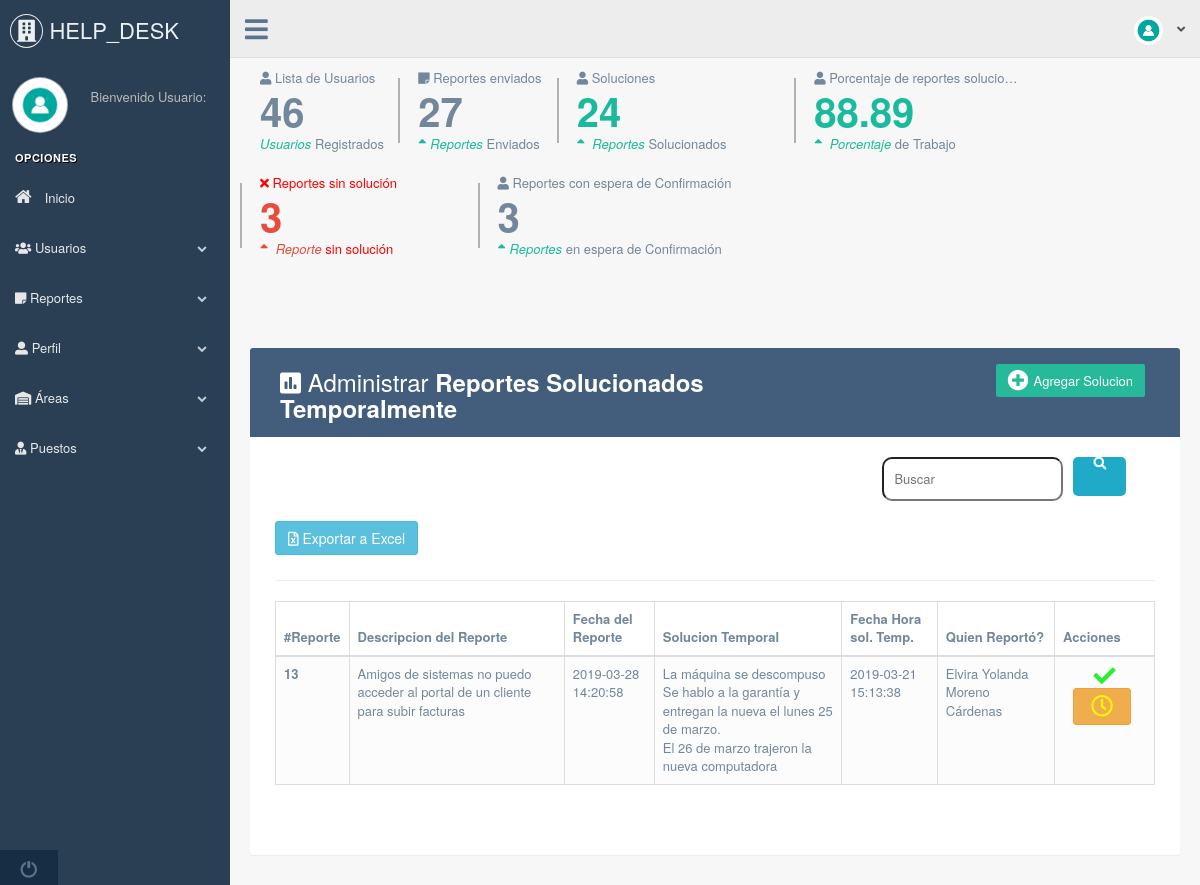
Page /administrator/lista_reportes_soluc_temp.php on the committed database.
### tables this page shows
CREATE TABLE `soluciontemporal` (
  `idsoluciontemp` int(11) NOT NULL,
  `soluciontemp` text NOT NULL,
  `fechahora` datetime NOT NULL DEFAULT CURRENT_TIMESTAMP,
  `status` int(11) NOT NULL DEFAULT '2',
  `id_mreporte` int(11) NOT NULL
);

CREATE TABLE `mreporte` (
  `id_reporte` int(11) NOT NULL,
  `idcreporte` int(11) NOT NULL,
  `descripcion` text NOT NULL,
  `fecha_hora` datetime NOT NULL DEFAULT CURRENT_TIMESTAMP,
  `status` int(11) NOT NULL DEFAULT '1',
  `idusuario` int(11) NOT NULL
);

CREATE TABLE `musuario` (
  `idusuario` int(11) NOT NULL,
  `nombre` varchar(255) NOT NULL,
  `nomusuario` varchar(255) NOT NULL,
  `password` varchar(255) NOT NULL,
  `id_carea` int(11) NOT NULL,
  `id_cpuesto` int(11) NOT NULL,
  `id_cusuario` int(11) NOT NULL DEFAULT '2',
  `status` int(11) NOT NULL DEFAULT '1',
  `correo` varchar(255) NOT NULL
);

### administrator/lista_reportes_soluc_temp.php (the view, shortened to what this page needs)
<?php
include '../php/conexion.php';
?>
<!DOCTYPE html>
<html lang="en">
  <head>
<link rel="stylesheet" type="text/css" href="css/custom.css">
  <?php include 'includes/script.php';?>
  </head>
  <?php include 'includes/script.php' ?>
  </head>
  <body class="nav-md">
    <div class="container body">
      <div class="main_container">
        <div class="col-md-3 left_col">
          <div class="left_col scroll-view">
            <div class="navbar nav_title" style="border: 0;">
              <a href="index.php" class="site_title"><i class="fas fa-building"></i> HELP_DESK<span></span></a>
            </div>
           <?php include 'includes/menu.php';?>
            <div class="sidebar-footer hidden-small">
              <a data-toggle="tooltip" data-placement="top" title="Logout" href="salir.php">
                <span class="glyphicon glyphicon-off" aria-hidden="true"></span>
              </a>
            </div>
          </div>
        </div>
        <div class="top_nav">
          <div class="nav_menu">
            <nav>
              <div class="nav toggle">
                <a id="menu_toggle"><i class="fa fa-bars"></i></a>
              </div>
              <ul class="nav navbar-nav navbar-right">
                <li class="">
                  <a href="javascript:;" class="user-profile dropdown-toggle" data-toggle="dropdown" aria-expanded="false">
                    <img src="images/user.jpg" alt=""><?php echo $_SESSION['nombre']?>
                    <span class=" fa fa-angle-down"></span>
                  </a>
                </li>
                  </ul>
            </nav>
          </div>
        </div>
      <div class="right_col" role="main">
           <div class="row tile_count">
            <div class="col-md-2 col-sm-4 col-xs-6 tile_stats_count">
              <span class="count_top"><i class="fa fa-user"></i> Lista de Usuarios</span>
              <div class="count">
                <?php
                  $sql="SELECT * FROM musuario";
                  $result=mysqli_query($con,$sql);
                   $campos=mysqli_num_rows($result);
                   echo $campos;
                ?>
              </div>
              <span class="count_bottom"><i class="green">Usuarios </i> Registrados</span>
            </div>
            <div class="col-md-2 col-sm-4 col-xs-6 tile_stats_count">
              <span class="count_top"><i class="fas fa-sticky-note"></i> Reportes enviados</span>
              <div class="count">
                <?php
                  $sql="SELECT * FROM mreporte";
                  $result=mysqli_query($con,$sql);
                   $campos=mysqli_num_rows($result);
                   echo $campos;
                ?>
              </div>
              <span class="count_bottom"><i class="green"><i class="fa fa-sort-asc"></i>Reportes  </i> Enviados</span>
            </div>
            <div class="col-md-3 col-sm-3 col-xs-6 tile_stats_count">
              <span class="count_top"><i class="fa fa-user"></i> Soluciones</span>
              <div class="count green"><?php
                  $sql="SELECT * FROM msolucion";
                  $result=mysqli_query($con,$sql);
                   $campos=mysqli_num_rows($result);
                   echo $campos;
                ?> </div>
              <span class="count_bottom"><i class="green"><i class="fa fa-sort-asc"></i> Reportes</i> Solucionados</span>
            </div>
          <div class="col-md-3 col-sm-7 col-xs-6 tile_stats_count">
              <span class="count_top"><i class="fa fa-user"></i> Porcentaje de reportes solucionados</span>
              <div class="count green"><?php
                 $sql="SELECT * FROM mreporte";
                  $result=mysqli_query($con,$sql);
                   $campos=mysqli_num_rows($result);
                    $sql1="SELECT * FROM msolucion";
                  $result1=mysqli_query($con,$sql1);
                   $campos1=mysqli_num_rows($result1);
                  $operacion = $campos1*100;
                  if ($campos==0||$campos1==0) {
                    $total="0%";
                    echo $total;
                  }else {
                     $nop = $operacion/$campos;
                  echo round($nop,2);
                  }
                ?> </div>
              <span class="count_bottom"><i class="green"><i class="fa fa-sort-asc"></i> Porcentaje</i>  de Trabajo</span>
            </div>
 <div class="col-md-3 col-sm-7 col-xs-6 tile_stats_count">
              <span class="count_top" style="color: red"><i class="fas fa-times"></i> Reportes sin solución</span>
              <div class="count red"><?php
                 $sql="SELECT * FROM mreporte";
                  $result=mysqli_query($con,$sql);
                   $campos=mysqli_num_rows($result);
                    $sql1="SELECT * FROM msolucion";
                  $result1=mysqli_query($con,$sql1);
                   $campos1=mysqli_num_rows($result1);
                  $operacion = $campos-$campos1;
                 echo $operacion;
                ?> </div>
              <span class="count_bottom" style="color: red"><i class="red"><i class="fa fa-sort-asc"></i> Reporte </i>  sin solución</span>
            </div>
            <div class="col-md-5 col-sm-4 col-xs-6 tile_stats_count">
              <span class="count_top"><i class="fa fa-user"></i> Reportes con espera de Confirmación</span>
              <div class="count">
                <?php
                  $sql="SELECT * FROM coun";
                  $result=mysqli_query($con,$sql);
                   $campos=mysqli_num_rows($result);
                   echo $campos;
                ?>
              </div>
 <span class="count_bottom"><i class="green"><i class="fa fa-sort-asc"></i>Reportes  </i> en espera de Confirmación</span>
            </div>
   </div>
          <br />
    <div class="container">
        <div class="table-wrapper">
            <div class="table-title">
                <div class="row">
                    <div class="col-sm-6">
            <h2><i class="fas fa-poll"></i> Administrar <b>Reportes Solucionados Temporalmente</b></h2>
          </div>
          <div class="col-sm-6">
            <a href="#addsolucionModal" class="btn btn-success" data-toggle="modal"><i class="fas fa-plus-circle"></i> <span>Agregar Solucion</span></a>
          </div>
                </div>
            </div>
      <div class='col-sm-4 pull-right'>
        <div id="custom-search-input">
                            <div class="input-group col-md-12">
                                <form action="buscar_solucion.php" method="get" class="form_search">
                <input type="text" name="busqueda" id="busqueda" class="form_search" placeholder="Buscar">
                <button type="submit" class="btn_search"><i class="fas fa-search"></i> </button>
            </form>
                            </div>
                </div>
      </div>
      <div class='clearfix'></div>
       <a class="btn btn-info" href="exportar/lis_reports_soluc_temp.php"><i class="far fa-file-excel"></i>
            Exportar a Excel
          </a>
      <hr>
 <table id="datatable-buttons" class="table table-striped table-bordered">
                      <thead>
                        <tr>
                          <th>#Reporte</th>
                          <th>Descripcion del Reporte</th>
                          <th>Fecha del Reporte</th>
                          <th>Solucion Temporal</th>
                         <th>Fecha Hora sol. Temp.</th>
                         <th>Quien Reportó?</th>
                          <th>Acciones</th>
                        </tr>
                         <?php
              $query=mysqli_query($con,"SELECT musuario.nombre,musuario.idusuario, mreporte.id_reporte, soluciontemporal.idsoluciontemp,mreporte.descripcion,mreporte.fecha_hora,soluciontemporal.fechahora,soluciontemporal.soluciontemp FROM soluciontemporal INNER JOIN mreporte on mreporte.id_reporte = soluciontemporal.id_mreporte
              INNER JOIN musuario on musuario.idusuario = mreporte.idusuario ORDER BY fechahora ASC ");
              $result = mysqli_num_rows($query);
              if ($result > 0) {
              while($data = mysqli_fetch_array($query)){
                $campo_largo = $data['soluciontemp'];
              ?>
                      </thead>
                      <tbody>
                        <tr>
                          <th><?php echo $data['id_reporte'];?></th>
                          <td><?php echo $data['descripcion'];?></td>
                          <td><?php echo $data['fecha_hora'];?></td>
                          <td><?php echo str_replace("\n", "<br>", $campo_largo);?></td>
                          <td><?php echo $data['fechahora'];?></td>
                          <td><?php echo $data['nombre'];?></td>
                          <td>
                            <center>
                        <a class="link_delete" href="soluc_buena.php?idreporte=<?php echo $data["id_reporte"];?>"> <i class="fas fa-check" style="color: #12EE1C"></i> </a>
                          <a href="add_soluc_temp.php?idreporte=<?php echo $data["id_reporte"];?>"  ><button type="submit" name="accion" class="btn btn-warning"><i class="far fa-clock" style="color: yellow"></i></button></a>
                          </center>
                          </td>
                        </tr>
                      </tbody>
                       <?php
}
}
        ?>
                    </table>
                <footer>
        </footer>
      </div>
    </div>
  </body>
</html>

### administrator/css/custom.css (style rules this page uses)
body { color: #566787; background: #f5f5f5; font-family: 'Varela Round', sans-serif; font-size: 13px; }
.table-wrapper { background: #fff; padding: 20px 25px; margin: 30px 0; border-radius: 3px; box-shadow: 0 1px 1px rgba(0,0,0,.05); }
.table-title { padding-bottom: 15px; background: #435d7d; color: #fff; padding: 16px 30px; margin: -20px -25px 10px; border-radius: 3px 3px 0 0; }
.table-title h2 { margin: 5px 0 0; font-size: 24px; }
.table-title .btn { color: #fff; float: right; font-size: 13px; border: none; min-width: 50px; border-radius: 2px; border: none; outline: none !important; margin-left: 10px; }
.table-title .btn i { float: left; font-size: 21px; margin-right: 5px; }
.table-title .btn span { float: left; margin-top: 2px; }
table.table tr th, table.table tr td { border-color: #e9e9e9; padding: 12px 15px; vertical-align: middle; }
table.table tr th:first-child { width: 60px; }
table.table tr th:last-child { width: 100px; }
table.table-striped tbody tr:nth-of-type(odd) { background-color: #fcfcfc; }
table.table td:last-child i { opacity: 0.9; font-size: 22px; margin: 0 5px; }
table.table td a { font-weight: bold; color: #566787; display: inline-block; text-decoration: none; outline: none !important; }
table.table td i { font-size: 19px; }
.form_search { display: -webkit-flex; display: -moz-flex; display: -ms-flex; display: -o-flex; display:flex; float: right; background: initial; padding:10px; border-radius: 10px; }
.form_search .btn_search { background: #1faac8; color:#FFF; padding:0 20px; border: 0; cursor: pointer; margin-left: 10px; display: -webkit-flex; display: -moz-flex; display: -ms-flex; display: -o-flex; display: flex; border-radius: 5px; }

### rows in the picture
soluciontemporal: id_mreporte.id_reporte "13", id_mreporte.descripcion "Amigos de sistemas no puedo acceder al portal de un cliente para subir facturas", id_mreporte.fecha_hora "2019-03-28 14:20:58", soluciontemp "La máquina se descompuso Se hablo a la garantía y entregan la nueva el lunes 25 de marzo. El 26 de marzo trajeron la nueva computadora", fechahora "2019-03-21 15:13:38", musuario.nombre "Elvira Yolanda Moreno Cárdenas"

### other values in the picture
$campos "46"
$campos "27"
$campos "24"
$nop "88.89"
$operacion "3"
$campos "3"
